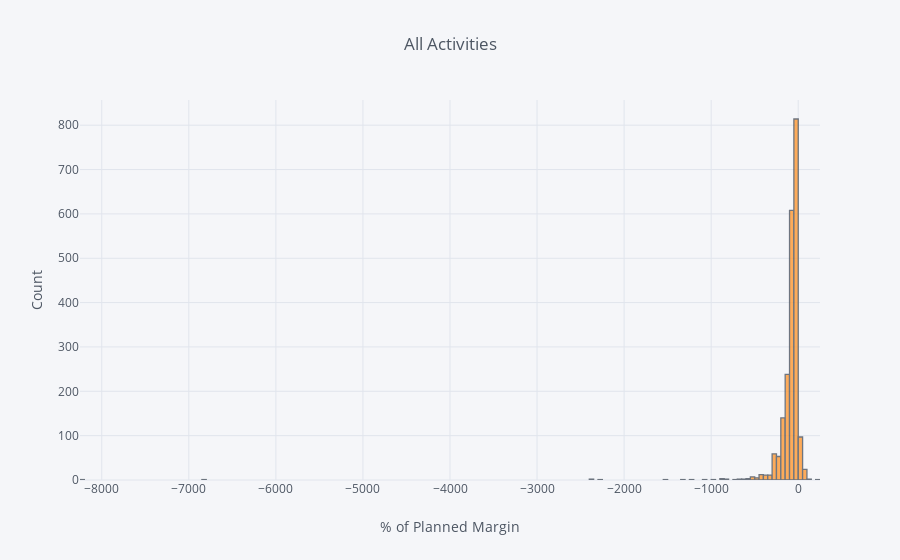

Source (notebook cell):
### Code cell
df_percentMarginUsed['all'].iplot(kind='hist', xTitle='% of Planned Margin',
                  yTitle='Count', title='All Activities')

### Figure 1 — Plotly figure (JSON) as saved in the notebook; plotly's stock layout.template omitted (floating-point values rounded to 4 significant figures; data arrays with more than 128 entries replaced by an {"elided": "..."} marker saying what was removed)
{"data": [{"histfunc": "count", "histnorm": "", "marker": {"color": "rgba(255, 153, 51, 1.0)", "line": {"color": "#4D5663", "width": 1.3}}, "name": "all", "opacity": 0.8, "orientation": "v", "type": "histogram", "uid": "206111f0-3f13-470b-8b3f-03dab422098f", "x": {"elided": "2105 float values"}}], "layout": {"barmode": "overlay", "legend": {"bgcolor": "#F5F6F9", "font": {"color": "#4D5663"}}, "paper_bgcolor": "#F5F6F9", "plot_bgcolor": "#F5F6F9", "title": {"font": {"color": "#4D5663"}, "text": "All Activities"}, "xaxis": {"gridcolor": "#E1E5ED", "showgrid": true, "tickfont": {"color": "#4D5663"}, "title": {"font": {"color": "#4D5663"}, "text": "% of Planned Margin"}, "zerolinecolor": "#E1E5ED"}, "yaxis": {"gridcolor": "#E1E5ED", "showgrid": true, "tickfont": {"color": "#4D5663"}, "title": {"font": {"color": "#4D5663"}, "text": "Count"}, "zerolinecolor": "#E1E5ED"}}}
